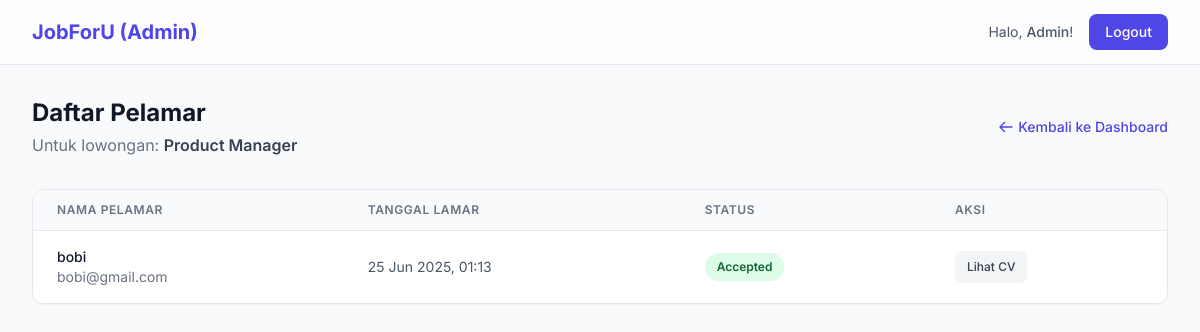
The page /view_job_applicants.php?job_id=14 (signed in) on the database its author committed.
### tables this page shows
CREATE TABLE `jobs` (
  `id` int(11) NOT NULL,
  `judul` varchar(255) NOT NULL,
  `deskripsi` text NOT NULL,
  `lokasi` varchar(100) NOT NULL,
  `gaji` varchar(100) DEFAULT NULL,
  `posted_at` timestamp NOT NULL DEFAULT current_timestamp(),
  `nama_perusahaan` varchar(20) NOT NULL
);

CREATE TABLE `applications` (
  `id` int(11) NOT NULL,
  `job_id` int(11) NOT NULL,
  `user_id` int(11) NOT NULL,
  `cv_path` varchar(255) NOT NULL,
  `status` enum('pending','accepted','rejected') NOT NULL DEFAULT 'pending',
  `applied_at` timestamp NOT NULL DEFAULT current_timestamp()
);

CREATE TABLE `users` (
  `id` int(11) NOT NULL,
  `nama_lengkap` varchar(255) NOT NULL,
  `email` varchar(255) NOT NULL,
  `password` varchar(255) NOT NULL,
  `role` enum('admin','user') NOT NULL DEFAULT 'user',
  `created_at` timestamp NOT NULL DEFAULT current_timestamp()
);

### view_job_applicants.php (the view, shortened to what this page needs)
<?php
require_once "config.php";
$job_id = $_GET['job_id'];
$job_sql = "SELECT judul, nama_perusahaan FROM jobs WHERE id = ?";
$job_title = "Data Pelamar";
if ($stmt_job = mysqli_prepare($db, $job_sql)) {
    mysqli_stmt_bind_param($stmt_job, "i", $job_id);
    if (mysqli_stmt_execute($stmt_job)) {
        $result_job = mysqli_stmt_get_result($stmt_job);
        if (mysqli_num_rows($result_job) == 1) {
            $job_details = mysqli_fetch_assoc($result_job);
            $job_title = $job_details['judul'];
        } else {
            header("location: admin_dashboard.php");
            exit;
        }
    }
}
$sql = "SELECT a.id, u.nama_lengkap, u.email, a.applied_at, a.cv_path, a.status FROM applications a JOIN users u ON a.user_id = u.id WHERE a.job_id = ? ORDER BY a.status ASC, a.applied_at DESC";
$applicants = [];
if ($stmt = mysqli_prepare($db, $sql)) {
    mysqli_stmt_bind_param($stmt, "i", $job_id);
    if (mysqli_stmt_execute($stmt)) {
        $result = mysqli_stmt_get_result($stmt);
        while ($row = mysqli_fetch_assoc($result)) {
            $applicants[] = $row;
        }
    }
}
function getStatusBadge($status)
{
    $status = strtolower($status);
    switch ($status) {
        case 'accepted':
            return 'bg-green-100 text-green-800';
    }
}
?>
<!DOCTYPE html>
<html lang="id" class="bg-gray-50">
<head>
    <script src="https://cdn.tailwindcss.com"></script>
</head>
<body class="text-gray-800">
    <nav class="bg-white/60 backdrop-blur-lg sticky top-0 z-10 border-b border-gray-200">
        <div class="max-w-7xl mx-auto px-4 sm:px-6 lg:px-8">
            <div class="flex items-center justify-between h-16">
                <a href="admin_dashboard.php" class="text-xl font-bold text-indigo-600">JobForU (Admin)</a>
                <div class="flex items-center space-x-4">
                    <span class="text-sm text-gray-600">Halo, <span class="font-medium"><?php echo htmlspecialchars($_SESSION["nama_lengkap"]); ?></span>!</span>
                    <a href="logout.php" class="text-sm bg-indigo-600 text-white font-medium py-2 px-4 rounded-lg hover:bg-indigo-700 transition-colors">Logout</a>
                </div>
            </div>
        </div>
    </nav>
    <div class="max-w-7xl mx-auto py-8 px-4 sm:px-6 lg:px-8 fade-in">
        <header class="mb-8">
            <div class="flex justify-between items-center">
                <div>
                    <h1 class="text-2xl font-bold text-gray-900">Daftar Pelamar</h1>
                    <p class="text-base text-gray-500 mt-1">Untuk lowongan: <span class="font-semibold text-gray-700"><?php echo htmlspecialchars($job_title); ?></span></p>
                </div>
                <a href="admin_dashboard.php" class="text-sm text-indigo-600 hover:text-indigo-800 font-medium flex items-center">
                    <svg class="h-4 w-4 mr-1" fill="none" viewBox="0 0 24 24" stroke="currentColor">
                        <path stroke-linecap="round" stroke-linejoin="round" stroke-width="2" d="M10 19l-7-7m0 0l7-7m-7 7h18" />
                    </svg>
                    Kembali ke Dashboard
                </a>
            </div>
        </header>
        <main>
            <div class="bg-white border border-gray-200 rounded-xl shadow-sm overflow-hidden">
                <div class="overflow-x-auto">
                    <table class="min-w-full divide-y divide-gray-200">
                        <thead class="bg-gray-50">
                            <tr>
                                <th class="px-6 py-3 text-left text-xs font-semibold text-gray-500 uppercase tracking-wider">Nama Pelamar</th>
                                <th class="px-6 py-3 text-left text-xs font-semibold text-gray-500 uppercase tracking-wider">Tanggal Lamar</th>
                                <th class="px-6 py-3 text-left text-xs font-semibold text-gray-500 uppercase tracking-wider">Status</th>
                                <th class="px-6 py-3 text-left text-xs font-semibold text-gray-500 uppercase tracking-wider">Aksi</th>
                            </tr>
                        </thead>
                        <tbody class="bg-white divide-y divide-gray-200">
                            <?php if (!empty($applicants)): ?>
                                <?php foreach ($applicants as $app): ?>
                                    <tr class="hover:bg-gray-50 transition-colors duration-150">
                                        <td class="px-6 py-4 whitespace-nowrap">
                                            <div class="text-sm font-medium text-gray-900"><?php echo htmlspecialchars($app['nama_lengkap']); ?></div>
                                            <div class="text-sm text-gray-500"><?php echo htmlspecialchars($app['email']); ?></div>
                                        </td>
                                        <td class="px-6 py-4 whitespace-nowrap text-sm text-gray-600">
                                            <?php echo date('d M Y, H:i', strtotime($app['applied_at'])); ?>
                                        </td>
                                        <td class="px-6 py-4 whitespace-nowrap">
                                            <span class="px-3 py-1 inline-flex text-xs leading-5 font-semibold rounded-full <?php echo getStatusBadge($app['status']); ?>">
                                                <?php echo htmlspecialchars(ucfirst($app['status'])); ?>
                                            </span>
                                        </td>
                                        <td class="px-6 py-4 whitespace-nowrap text-sm font-medium">
                                            <div class="flex items-center space-x-2">
                                                <a href="<?php echo htmlspecialchars($app['cv_path']); ?>" target="_blank" class="bg-gray-100 text-gray-700 font-medium text-xs py-2 px-3 rounded-lg hover:bg-gray-200 transition-colors">Lihat CV</a>
                                            </div>
                                        </td>
                                    </tr>
                                <?php endforeach; ?>
                            <?php endif; ?>
                        </tbody>
                    </table>
                </div>
            </div>
        </main>
    </div>
</body>
</html>

### view_job_applicants.php (style rules this page uses)
body { font-family: 'Inter', sans-serif; }
.fade-in { animation: fadeIn 0.5s ease-out forwards; }

### rows shown on the page
jobs: judul "Product Manager"
applications: user.nama_lengkap "bobi", user.email "bobi@gmail.com", applied_at "25 Jun 2025, 01:13", status "Accepted"

### other values the page prints
$_SESSION["nama_lengkap"] "Admin"
